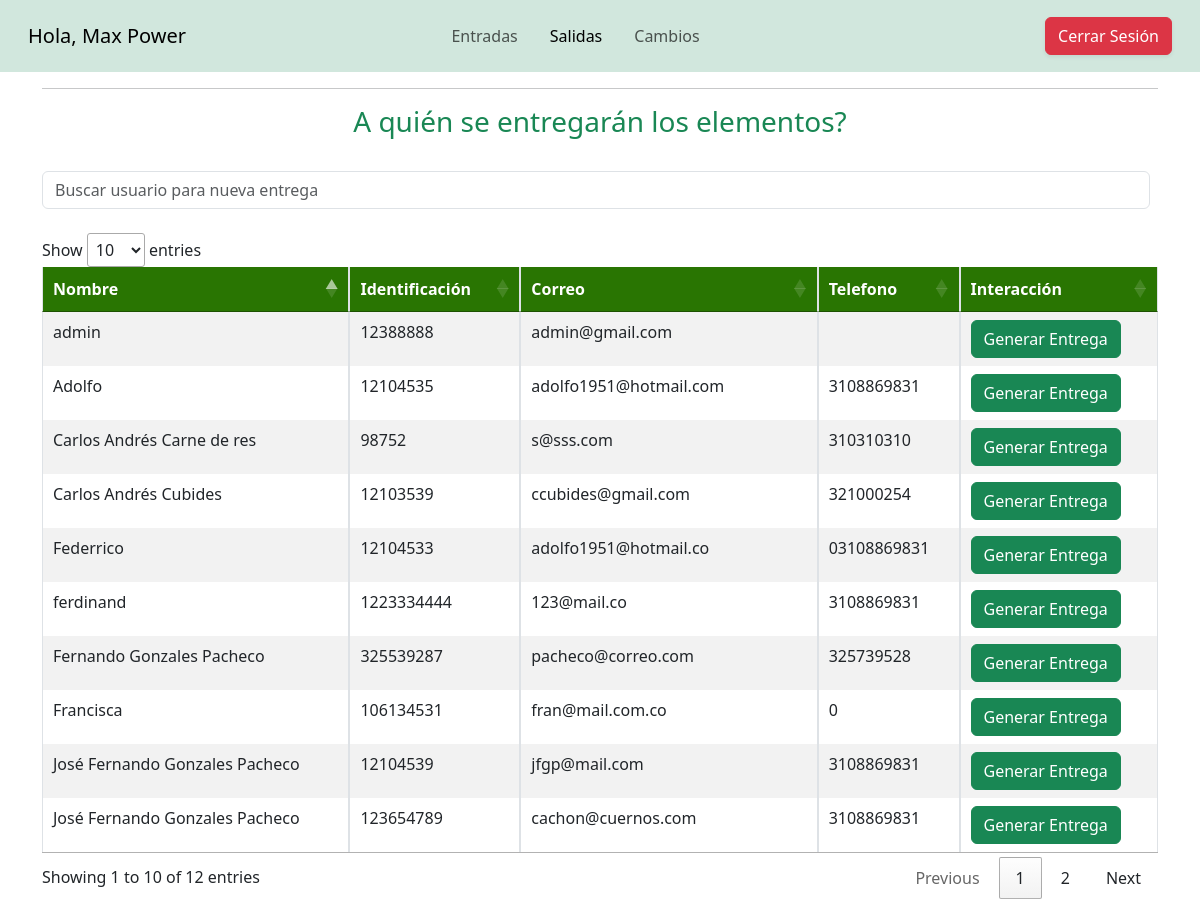
Page /views/salidas.php (signed in) on the committed database.
### tables this page shows
CREATE TABLE `usuarios` (
  `id` int(50) NOT NULL,
  `user` varchar(50) NOT NULL,
  `telefono` varchar(15) NOT NULL,
  `password` varchar(32) NOT NULL,
  `email` varchar(50) NOT NULL,
  `rol` varchar(10) NOT NULL
);

### views/salidas.php (the view, shortened to what this page needs)
<!DOCTYPE html>
<html lang="es">
<head>
  <link rel="stylesheet" href="../csss/bootstrap/css/bootstrap.min.css" />
  <link rel="stylesheet" href="../csss/DataTables/Responsive-2.5.0/css/responsive.dataTables.min.css">
  <link href="../csss/DataTables/datatables.min.css" rel="stylesheet">
  <link rel="stylesheet" href="../csss/generalStyles.css">
</head>
<body class="vh-100">
  <?php
  $where = "";
  ?>
  <nav class="navbar navbar-expand-lg navbar-light bg-success-subtle p-3">
    <div class="container-fluid">
      <a class="navbar-brand" href="#">
        <?php
        echo "Hola, ";
        echo $_SESSION["nombre"];
        ?>
      </a>
      <div class=" collapse navbar-collapse" id="navbarNavDropdown">
        <ul class="navbar-nav ms-auto ">
          <li class="nav-item">
            <a class="nav-link mx-2" href="entradas.php">Entradas</a>
          </li>
          <li class="nav-item">
            <a class="nav-link mx-2 active" aria-current="page" href="#">Salidas</a>
          </li>
          <li class="nav-item">
            <a class="nav-link mx-2" href="cambios.php">Cambios</a>
          </li>
        </ul>
        <ul class="navbar-nav ms-auto d-none d-lg-inline-flex">
          <li class="nav-item mx-2">
            <a class="nav-link text-dark h5" href="" target="blank"><i class="fab fa-google-plus-square"></i></a>
          </li>
          <li class="nav-item mx-2">
            <a class="nav-link text-dark h5" href="" target="blank"><i class="fab fa-twitter"></i></a>
          </li>
          <li class="nav-item mx-2">
            <a class="nav-link text-dark h5" href="" target="blank"><i class="fab fa-facebook-square"></i></a>
          </li>
        </ul>
      </div>
      <div>
        <button class="btn btn-danger shadow-sm">
          <a class="text-decoration-none text-white" href="../controllers/logout.php">Cerrar Sesión</a>
        </button>
      </div>
    </div>
  </nav>
  <div class="container flex flex-column gap-6">
    <hr>
    <div class="form-floating input-group mt-1 justify-content-center align-items-center mb-4">
      <H3 class="text-success">A quién se entregarán los elementos?</H3>
    </div>
    <form class="d-flex">
      <input class="form-control me-2 light-table-filter" data-table="table_id" type="text" placeholder="Buscar usuario para nueva entrega">
    </form>
    <br>
    <table id="usersTable" class="table table-striped table_id table-bordered table-responsive table-hover nowra" style="width: 100%;">
      <thead>
        <tr class="formColumn">
          <th scope="col">Nombre</th>
          <th scope="col">Identificación</th>
          <th scope="col">Correo</th>
          <th scope="col">Telefono</th>
          <th scope="col">Interacción</th>
        </tr>
      </thead>
      <tbody>
        <?php
        $conexion = mysqli_connect("localhost", "root", "", "almasenadb");
        $SQL = "SELECT usuarios.id, usuarios.user, usuarios.email, usuarios.telefono, usuarios.rol FROM usuarios
$where";
        $dato = mysqli_query($conexion, $SQL);
        if ($dato->num_rows > 0) {
          while ($fila = mysqli_fetch_array($dato)) {
        ?>
            <tr>
              <td><?php echo $fila['user']; ?></td>
              <td><?php echo $fila['id']; ?></td>
              <td><?php echo $fila['email']; ?></td>
              <td><?php echo $fila['telefono']; ?></td>
              <td><span class="btn btn-small btn-success">Generar Entrega</span></td>
            </tr>
          <?php
          }
        } else {
          ?>
          <tr class="text-center">
            <td colspan="16">No existen registros</td>
          </tr>
        <?php
        }
        ?>
      </tbody>
    </table>
  </div>
</body>
</body>
</html>

### csss/generalStyles.css (style rules this page uses)
:root { --colorA: #1F5C00; --colorB:#c7dbe7; --senaGreen: #39a900; --colorC: #39a900; --colorD: #231b8d; --colorE: #A86608; --colorTitle: #47cc04; }
body { background-attachment: fixed; background-size: cover; background-repeat: no-repeat; background-position: center center; }
.formColumn { background-color: #297502; color: white; font-style: normal; }

### rows in the picture
usuarios: user "Carlos Andrés Carne de res", id "98752", email "s@sss.com", telefono "310310310"
usuarios: user "Carlos Andrés Cubides", id "12103539", email "ccubides@gmail.com", telefono "321000254"
usuarios: user "Federrico", id "12104533", email "adolfo1951@hotmail.co", telefono "03108869831"
usuarios: user "Adolfo", id "12104535", email "adolfo1951@hotmail.com", telefono "3108869831"
usuarios: user "José Fernando Gonzales Pacheco", id "12104539", email "jfgp@mail.com", telefono "3108869831"
usuarios: user "admin", id "12388888", email "admin@gmail.com"
usuarios: user "Francisca", id "106134531", email "fran@mail.com.co", telefono "0"
usuarios: user "José Fernando Gonzales Pacheco", id "123654789", email "cachon@cuernos.com", telefono "3108869831"
usuarios: user "Fernando Gonzales Pacheco", id "325539287", email "pacheco@correo.com", telefono "325739528"
usuarios: user "ferdinand", id "1223334444", email "123@mail.co", telefono "3108869831"

### other values in the picture
$_SESSION["nombre"] "Max Power"
